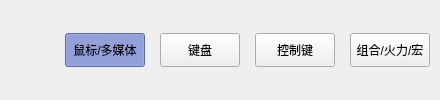
                   <widget class="QFrame" name="frameType">
                    <property name="styleSheet">
                     <string notr="true">QPushButton:checked{background-color:#8393E6}</string>
                    </property>
                    <layout class="QHBoxLayout" name="horizontalLayout_39" stretch="1,1,1,1,10">
                     <property name="spacing">
                      <number>15</number>
                     </property>
                     <property name="leftMargin">
                      <number>10</number>
                     </property>
                     <property name="topMargin">
                      <number>10</number>
                     </property>
                     <property name="rightMargin">
                      <number>10</number>
                     </property>
                     <property name="bottomMargin">
                      <number>10</number>
                     </property>
                     <item>
                      <widget class="QLabel" name="labelGoBack">
                       <property name="sizePolicy">
                        <sizepolicy hsizetype="Fixed" vsizetype="Fixed">
                         <horstretch>0</horstretch>
                         <verstretch>0</verstretch>
                        </sizepolicy>
                       </property>
                       <property name="minimumSize">
                        <size>
                         <width>40</width>
                         <height>30</height>
                        </size>
                       </property>
                       <property name="maximumSize">
                        <size>
                         <width>20</width>
                         <height>30</height>
                        </size>
                       </property>
                       <property name="cursor">
                        <cursorShape>PointingHandCursor</cursorShape>
                       </property>
                       <property name="toolTip">
                        <string notr="true"/>
                       </property>
                       <property name="statusTip">
                        <string notr="true"/>
                       </property>
                       <property name="styleSheet">
                        <string notr="true">QLabel{font-size:36px;min-width:40px;}</string>
                       </property>
                       <property name="text">
                        <string notr="true"/>
                       </property>
                       <property name="pixmap">
                        <pixmap resource="res.qrc">:/images/arrow-left.png</pixmap>
                       </property>
                       <property name="scaledContents">
                        <bool>true</bool>
                       </property>
                      </widget>
                     </item>
                     <item>
                      <widget class="QPushButton" name="pushButtonType00">
                       <property name="minimumSize">
                        <size>
                         <width>0</width>
                         <height>34</height>
                        </size>
                       </property>
                       <property name="cursor">
                        <cursorShape>PointingHandCursor</cursorShape>
                       </property>
                       <property name="text">
                        <string>鼠标/多媒体</string>
                       </property>
                       <property name="checkable">
                        <bool>true</bool>
                       </property>
                       <property name="checked">
                        <bool>true</bool>
                       </property>
                       <attribute name="buttonGroup">
                        <string notr="true">buttonGroupKeyType</string>
                       </attribute>
                      </widget>
                     </item>
                     <item>
                      <widget class="QPushButton" name="pushButtonType01">
                       <property name="minimumSize">
                        <size>
                         <width>0</width>
                         <height>34</height>
                        </size>
                       </property>
                       <property name="cursor">
                        <cursorShape>PointingHandCursor</cursorShape>
                       </property>
                       <property name="text">
                        <string>键盘</string>
                       </property>
                       <property name="checkable">
                        <bool>true</bool>
                       </property>
                       <attribute name="buttonGroup">
                        <string notr="true">buttonGroupKeyType</string>
                       </attribute>
                      </widget>
                     </item>
                     <item>
                      <widget class="QPushButton" name="pushButtonType02">
                       <property name="minimumSize">
                        <size>
                         <width>0</width>
                         <height>34</height>
                        </size>
                       </property>
                       <property name="cursor">
                        <cursorShape>PointingHandCursor</cursorShape>
                       </property>
                       <property name="text">
                        <string>控制键</string>
                       </property>
                       <property name="checkable">
                        <bool>true</bool>
                       </property>
                       <attribute name="buttonGroup">
                        <string notr="true">buttonGroupKeyType</string>
                       </attribute>
                      </widget>
                     </item>
                     <item>
                      <widget class="QPushButton" name="pushButtonType03">
                       <property name="minimumSize">
                        <size>
                         <width>0</width>
                         <height>34</height>
                        </size>
                       </property>
                       <property name="cursor">
                        <cursorShape>PointingHandCursor</cursorShape>
                       </property>
                       <property name="text">
                        <string>组合/火力/宏</string>
                       </property>
                       <property name="checkable">
                        <bool>true</bool>
                       </property>
                       <attribute name="buttonGroup">
                        <string notr="true">buttonGroupKeyType</string>
                       </attribute>
                      </widget>
                     </item>
                    </layout>
                   </widget>
